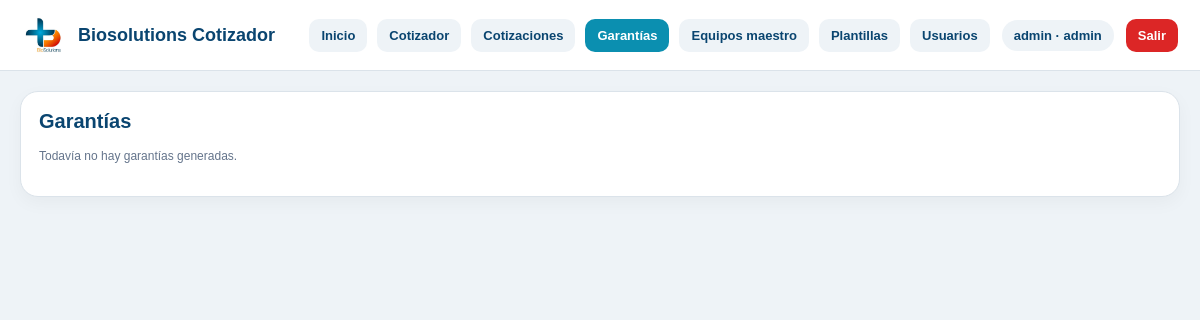
Page /garantias (signed in) on the earlier database version.
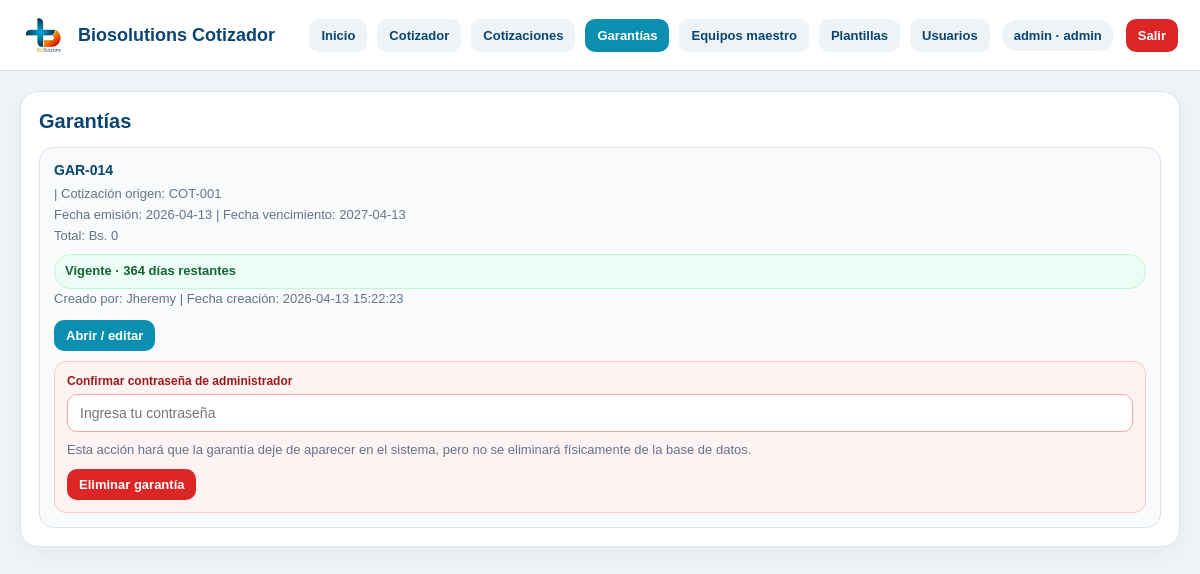
Same page on the later database version.
### tables this page shows
CREATE TABLE usuarios (
    id INTEGER PRIMARY KEY AUTOINCREMENT,
    username TEXT NOT NULL UNIQUE,
    password_hash TEXT NOT NULL,
    nombre TEXT,
    rol TEXT NOT NULL DEFAULT 'editor',
    activo INTEGER NOT NULL DEFAULT 1,
    creado_en TEXT NOT NULL DEFAULT CURRENT_TIMESTAMP
);

CREATE TABLE garantias (
            id INTEGER PRIMARY KEY AUTOINCREMENT,
            cotizacion_id INTEGER NOT NULL,
            numero_garantia TEXT,
            fecha_emision TEXT,
            fecha_vencimiento TEXT,
            cliente_nombre TEXT,
            cliente_documento TEXT,
            texto_garantia TEXT,
            total REAL DEFAULT 0,
            payload_json TEXT,
            creado_por_user_id INTEGER,
            actualizado_por_user_id INTEGER,
            creado_en TEXT DEFAULT CURRENT_TIMESTAMP,
            actualizado_en TEXT DEFAULT CURRENT_TIMESTAMP
        , activo INTEGER NOT NULL DEFAULT 1);

CREATE TABLE cotizaciones (
    id INTEGER PRIMARY KEY AUTOINCREMENT,
    numero TEXT,
    fecha TEXT,
    cliente TEXT,
    atencion TEXT,
    ciudad TEXT,
    validez TEXT,
    forma_pago TEXT,
    observaciones TEXT,
    moneda TEXT DEFAULT 'BOB',
    total REAL DEFAULT 0,
    estado TEXT DEFAULT 'borrador'
, payload_json TEXT, creado_por_user_id INTEGER, actualizado_por_user_id INTEGER, creado_en TEXT, actualizado_en TEXT, estado_documental TEXT DEFAULT 'borrador');

### app.py (the view)
@app.route("/garantias")
@login_required
def garantias_page():
    conn = get_db_connection()
    ensure_auth_schema(conn)
    garantias_rows = conn.execute("""
        SELECT
            g.*,
            c.numero AS cotizacion_numero,
            uc.username AS creado_por_username,
            ua.username AS actualizado_por_username
        FROM garantias g
        LEFT JOIN cotizaciones c ON c.id = g.cotizacion_id
        LEFT JOIN usuarios uc ON uc.id = g.creado_por_user_id
        LEFT JOIN usuarios ua ON ua.id = g.actualizado_por_user_id
        WHERE g.activo = 1
        ORDER BY g.id DESC
    """).fetchall()
    garantias = []
    for row in garantias_rows:
        item = dict(row)
        item["estado_calculado"] = get_garantia_status(row["fecha_vencimiento"])
        item["dias_restantes"] = get_garantia_days_remaining(row["fecha_vencimiento"])
        garantias.append(item)
    conn.close()
    return render_template("garantias.html", garantias=garantias, active_page="garantias")

### app.py (called while the page is built)
def get_db_connection():
    conn = sqlite3.connect(DB_PATH, timeout=10)
    conn.row_factory = sqlite3.Row
    return conn

def ensure_payload_json_column(conn):
    columns = conn.execute("PRAGMA table_info(cotizaciones)").fetchall()
    column_names = [col["name"] for col in columns]
    if "payload_json" not in column_names:
        conn.execute("ALTER TABLE cotizaciones ADD COLUMN payload_json TEXT")
        conn.commit()

def ensure_users_table(conn):
    conn.execute("""
        CREATE TABLE IF NOT EXISTS usuarios (
            id INTEGER PRIMARY KEY AUTOINCREMENT,
            username TEXT NOT NULL UNIQUE,
            password_hash TEXT NOT NULL,
            nombre TEXT,
            rol TEXT NOT NULL DEFAULT 'editor',
            activo INTEGER NOT NULL DEFAULT 1,
            creado_en TEXT NOT NULL DEFAULT CURRENT_TIMESTAMP
        )
    """)
    conn.commit()

def ensure_cotizacion_documental_column(conn):
    columns = conn.execute("PRAGMA table_info(cotizaciones)").fetchall()
    column_names = [col["name"] for col in columns]
    if "estado_documental" not in column_names:
        conn.execute("ALTER TABLE cotizaciones ADD COLUMN estado_documental TEXT DEFAULT 'borrador'")
        conn.commit()

def ensure_cotizaciones_audit_columns(conn):
    columns = conn.execute("PRAGMA table_info(cotizaciones)").fetchall()
    column_names = [col["name"] for col in columns]
    if "creado_por_user_id" not in column_names:
        conn.execute("ALTER TABLE cotizaciones ADD COLUMN creado_por_user_id INTEGER")
    if "actualizado_por_user_id" not in column_names:
        conn.execute("ALTER TABLE cotizaciones ADD COLUMN actualizado_por_user_id INTEGER")
    if "creado_en" not in column_names:
        conn.execute("ALTER TABLE cotizaciones ADD COLUMN creado_en TEXT")
    if "actualizado_en" not in column_names:
        conn.execute("ALTER TABLE cotizaciones ADD COLUMN actualizado_en TEXT")
    conn.commit()

def ensure_documentos_schema(conn):
    ensure_payload_json_column(conn)
    ensure_cotizaciones_audit_columns(conn)
    ensure_cotizacion_documental_column(conn)
    ensure_entregas_table(conn)
    ensure_garantias_table(conn)

def ensure_auth_schema(conn):
    ensure_users_table(conn)
    ensure_documentos_schema(conn)

def login_required(view_func):
    @wraps(view_func)
    def wrapper(*args, **kwargs):
        if not session.get("user_id"):
            return redirect(url_for("login", next=request.path))
        return view_func(*args, **kwargs)
    return wrapper

### templates/garantias.html (shortened to what this page needs)
{% extends "base.html" %}
{% block content %}
<section class="page-card">
  <h2>Garantías</h2>
  {% if garantias %}
    <div class="lib-list">
      {% for g in garantias %}
        <div class="lib-card">
          <strong>{{ g["numero_garantia"] or "Sin número" }}</strong>
          <span>
            {% if g["cotizacion_numero"] %} | Cotización origen: {{ g["cotizacion_numero"] }}{% endif %}
          </span>
          <span>
            {% if g["fecha_emision"] %}Fecha emisión: {{ g["fecha_emision"] }}{% endif %}
            {% if g["fecha_vencimiento"] %} | Fecha vencimiento: {{ g["fecha_vencimiento"] }}{% endif %}
          </span>
          <span>
            Total: Bs. {{ g["total"] or 0 }}
          </span>
          {% if g["estado_calculado"] == "vigente" %}
            <span class="status-chip vigente">Vigente{% if g["dias_restantes"] is not none %} · {{ g["dias_restantes"] }} días restantes{% endif %}</span>
          {% elif g["estado_calculado"] == "proxima_a_vencer" %}
            <span class="status-chip proxima">Próxima a vencer{% if g["dias_restantes"] is not none %} · {{ g["dias_restantes"] }} días restantes{% endif %}</span>
          {% elif g["estado_calculado"] == "vencida" %}
            <span class="status-chip vencida">Vencida{% if g["dias_restantes"] is not none %} · {{ g["dias_restantes"]|abs }} días{% endif %}</span>
          {% else %}
            <span class="status-chip">Sin fecha</span>
          {% endif %}
           <span>
            Creado por: {{ g["creado_por_username"] or "N/D" }}
            {% if g["creado_en"] %} | Fecha creación: {{ g["creado_en"] }}{% endif %}
          </span>
          <div class="actions">
            <a href="{{ url_for('garantia_detail_page', garantia_id=g['id']) }}">Abrir / editar</a>
          </div>
          {% if current_role == 'admin' %}
            <form method="post"
                  action="{{ url_for('eliminar_garantia', garantia_id=g['id']) }}"
                  class="delete-form"
                  onsubmit="return confirm('¿Seguro que deseas eliminar lógicamente esta garantía?');">
              <label for="password_confirm_{{ g['id'] }}">Confirmar contraseña de administrador</label>
              <input
                id="password_confirm_{{ g['id'] }}"
                name="password_confirm"
                type="password"
                placeholder="Ingresa tu contraseña"
                required
              />
              <span class="delete-note">
                Esta acción hará que la garantía deje de aparecer en el sistema, pero no se eliminará físicamente de la base de datos.
              </span>
              <button type="submit" class="danger-btn">Eliminar garantía</button>
            </form>
          {% endif %}
        </div>
      {% endfor %}
    </div>
  {% else %}
    <p class="tiny-note">Todavía no hay garantías generadas.</p>
  {% endif %}
</section>
{% endblock %}

### templates/base.html (shortened to what this page needs)
<!DOCTYPE html>
<html lang="es">
<head>
  <link rel="stylesheet" href="{{ url_for('static', filename='styles.css') }}?v=7" />
</head>
<body>
  <header class="topbar">
    <div class="topbar-left">
      <img src="{{ url_for('static', filename='logo_biosolutions.png') }}" alt="BioSolutions" class="topbar-logo">
      <div class="topbar-title">Biosolutions Cotizador</div>
    </div>
    <div class="topbar-right">
      <nav class="nav-links">
        <a href="{{ url_for('dashboard') }}" class="{% if active_page == 'inicio' %}active{% endif %}">Inicio</a>
         {% if current_role in ['admin', 'editor', 'visor'] %}
          <a href="{{ url_for('cotizador') }}" class="{% if active_page == 'cotizador' %}active{% endif %}">Cotizador</a>
          <a href="{{ url_for('cotizaciones_page') }}" class="{% if active_page == 'cotizaciones' %}active{% endif %}">Cotizaciones</a>
          <a href="{{ url_for('garantias_page') }}" class="{% if active_page == 'garantias' %}active{% endif %}">Garantías</a>
        {% endif %}
        {% if current_role in ['admin', 'editor', 'visor'] %}
          <a href="{{ url_for('equipos_page') }}" class="{% if active_page == 'equipos' %}active{% endif %}">Equipos maestro</a>
          <a href="{{ url_for('plantillas_page') }}" class="{% if active_page == 'plantillas' %}active{% endif %}">Plantillas</a>
        {% endif %}
        {% if current_role == 'admin' %}
          <a href="{{ url_for('usuarios_page') }}" class="{% if active_page == 'usuarios' %}active{% endif %}">Usuarios</a>
        {% endif %}
      </nav>
      {% if current_user %}
        <div class="user-chip">
          {{ current_user["username"] }} · {{ current_user["rol"] }}
        </div>
        <a href="{{ url_for('logout') }}" class="logout-link">Salir</a>
      {% endif %}
    </div>
  </header>
  <main class="page-shell">
    {% block content %}{% endblock %}
  </main>
</body>
</html>

### static/styles.css (style rules this page uses)
:root { --primary:#0b8fb0; --primary-dark:#0a4570; --accent:#f47c20; --text:#1f2937; --muted:#6b7280; --line:#dbe3ea; --soft:#f7fafc; --panel:#ffffff; --bg:#eef3f7; --danger:#dc2626; }
* { box-sizing:border-box }
body { margin:0; font-family:Arial, Helvetica, sans-serif; background:var(--bg); color:var(--text); }

### templates/base.html (style rules this page uses)
.topbar { display:flex; justify-content:space-between; align-items:center; gap:16px; padding:14px 22px; background:#fff; border-bottom:1px solid #dbe3ea; position:sticky; top:0; z-index:20; }
.topbar-left { display:flex; align-items:center; gap:14px; }
.topbar-logo { height:42px; width:auto; display:block; }
.topbar-title { font-size:18px; font-weight:800; color:#0a4570; }
.nav-links { display:flex; flex-wrap:wrap; gap:10px; }
.nav-links a { text-decoration:none; padding:9px 12px; border-radius:10px; background:#eef3f7; color:#0a4570; font-weight:700; font-size:13px; }
.nav-links a.active { background:#0b8fb0; color:#fff; }
.topbar-right { display:flex; align-items:center; gap:12px; flex-wrap:wrap; }
.user-chip { display:inline-flex; align-items:center; gap:8px; background:#eef3f7; color:#0a4570; border-radius:999px; padding:8px 12px; font-size:13px; font-weight:700; }
.logout-link { text-decoration:none; background:#dc2626; color:#fff; padding:9px 12px; border-radius:10px; font-size:13px; font-weight:700; }
.page-shell { padding:20px; }

### templates/garantias.html (style rules this page uses)
.page-card { background:#fff; border:1px solid #dbe3ea; border-radius:18px; padding:18px; box-shadow:0 6px 18px rgba(0,0,0,.04); }
.page-card h2 { margin:0 0 14px; color:#0a4570; font-size:20px; }
.lib-list { display:grid; gap:10px; }
.lib-card { border:1px solid #dbe3ea; border-radius:14px; padding:14px; background:#f8fafc; }
.lib-card strong { display:block; margin-bottom:6px; color:#0a4570; font-size:14px; }
.lib-card span { display:block; font-size:13px; color:#64748b; line-height:1.6; }
.status-chip { display:inline-flex; align-items:center; gap:6px; border-radius:999px; padding:6px 10px; font-size:12px; font-weight:700; margin-top:8px; }
.status-chip.vigente { background:#ecfdf5; color:#166534; border:1px solid #bbf7d0; }
.actions { margin-top:10px; display:flex; gap:8px; flex-wrap:wrap; }
.actions a { text-decoration:none; background:#0b8fb0; color:#fff; padding:8px 12px; border-radius:10px; font-size:13px; font-weight:700; }
.danger-btn { background:#dc2626; color:#fff; border:none; border-radius:10px; padding:8px 12px; font-size:13px; font-weight:700; cursor:pointer; }
.delete-form { margin-top:10px; padding:12px; border:1px solid #fecaca; background:#fef2f2; border-radius:12px; }
.delete-form label { display:block; font-size:12px; font-weight:700; color:#991b1b; margin-bottom:6px; }
.delete-form input { width:100%; padding:10px 12px; border:1px solid #fca5a5; border-radius:10px; font-size:14px; box-sizing:border-box; margin-bottom:8px; }
.delete-note { display:block; font-size:12px; color:#7f1d1d; line-height:1.5; margin-bottom:8px; }

Differences in the rows shown:
added garantias: numero_garantia "GAR-014", cotizacion_numero "COT-001", fecha_emision "2026-04-13", fecha_vencimiento "2027-04-13", total "0", dias_restantes "364", username "Jheremy", creado_en "2026-04-13 15:22:23"
Other differences:
text no longer shown: "Todavía no hay garantías generadas."
